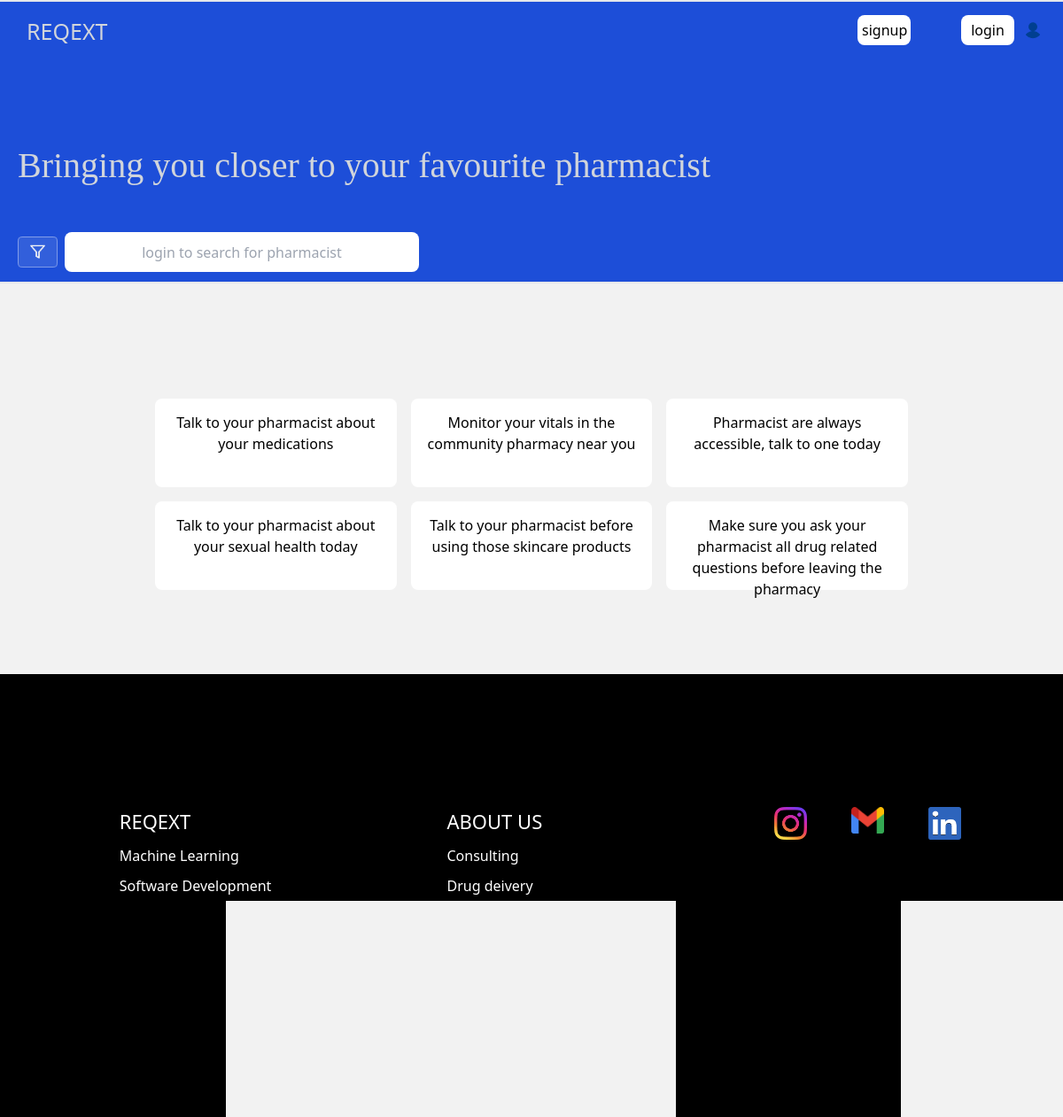
The page / on the database its author committed.
### patients/models.py (models this page shows)
class Boxes(models.Model):
    details = models.CharField(max_length=500)

### patients/views.py (the view)
# urls.py: path('', views.index, name="index"),
def index(request):
    boxes = Boxes.objects.all()
    pharm = Pharmmodels.objects.all()[1:10]
    current_user = request.user
    username = current_user.username
    return render(request, 'patients/index.html', {'pharm': pharm, 'boxes': boxes})

### patients/templates/patients/index.html (shortened to what this page needs)
{% load static %}
<html lang="en">
    <head>
        <link rel="stylesheet" href="{% static 'patients/css/style.css' %}"/>
        <script src="https://cdn.tailwindcss.com"></script>
    </head>
    <body id="bodii" class="relative bg-[#F2F2F2]">
            <div id="" class=" bg-blue-700 relative h-[320px] w-full sm:border-y-2 fixed top-0 z-50 mb-[15px] sm:mb-[30px] text-white ">
                <nav id="nav" class="  flex flex-row p-[15px]">
                    <ul class="flex flex-row justify-between w-full">
                        <li class="w-[100px] text-[17px] sm:text-[25px] ml-[15px] text-gray-300 ">REQEXT</li>
                        <div class="grow flex flex-row justify-end gap-[12px] mr-[10px] ">
                            {% if request.user.is_authenticated %}
                               <a href="{% url 'patients:logout' %}"><li>logout</li></a>
                            {% else %}
                            <div class=" flex flex-col justify-center  items-center content-center  w-[150px] h-[100px] relative border-solid ">
                                <li id="signup" class="bg-white absolute top-0 rounded-lg p-[5px] pl-[5px] mt-[0] w-[60px] cursor-pointer text-black">signup</li>
                            </div>
                            <a href="{% url 'patients:login' %}"><li class="bg-white  rounded-lg p-[5px]  mt-[0] w-[60px] cursor-pointer text-center text-black">login</li></a>
                            {% endif %}
                            <li class="pt-[8px] "><img src="{% static 'patients/imgs/fvv.png' %}" alt="imgs"></li>
                        </div>
                    </ul>
                </nav>
                <div class=" {% if request.user.is_authenticated %} mt-[30px] {% else %} mt-[5px] {% endif %}  ">
                    <div id="" class="   ">
                        <div class=" p-[20px]">
                            <p class="text-[20px] sm:text-[22px] md:text-[40px] font-serif text-gray-300">Bringing you closer to your favourite pharmacist</p>
                        </div>
                        <form class=" p-[20px] {% if request.user.is_authenticated %} mt-[30px] {% else %} mt-[5px] {% endif %}flex row gap-x-2  " method="POST" action="{% url 'patients:search' %}">
                            <button class="  bg-transparent border-none outline-none h-[45px]  ">
                                <img type="submit" src="{% static 'patients/imgs/searc-icon.png' %}" width="45px" height="45px">
                            </button>
                            <input class="rounded-lg w-full sm:w-[400px] text-center" type="text" name="searchpharm" id="search_idan" {% if request.user.is_authenticated %} placeholder="search pharmacist" {% else %} placeholder="login to search for pharmacist" {% endif %}>
                        </form>
                    </div>
                </div>
            </div>
            <div id="bodi" class="flex flex-col justify-center items-center   ">
            </div>
            <div class="w-full flex flex-row justify-center items-center ">
                <div class=" grid grid-col-1 p-[15px] sm:p-[25px] sm:grid-cols-3   align-center gap-4 w-full sm:w-3/4 justify-center content-center items-center mt-[40px] pl-[15px] pr-[15px]">
                    {% for box in boxes %}
                    <div id="" class=" rounded-lg p-[15px] bg-white text-center h-[100px] p-[12px] hover:bg-slate-400 ">
                        <p>{{ box.details }}</p>
                    </div>
                    {% endfor %}
                </div>
            </div>
            <footer class="bg-black  w-full mt-[70px] h-[500px] pt-[30px] sm:pt-0">
                <nav class="w-full flex flex-col sm:flex-row sm:justify-evenly text-white gap-[35px] ml-[20px]">
                    <ul class="w-[220px] flex flex-col gap-[10px] sm:mt-[150px]">
                        <li class="text-[22px]">REQEXT</li>
                        <li>Machine Learning</li>
                        <li>Software Development</li>
                    </ul>
                    <ul class="w-[220px] flex flex-col gap-[10px] sm:mt-[150px]">
                        <li class="text-[22px]">ABOUT US</li>
                        <li>Consulting</li>
                        <li>Drug deivery</li>
                        <li>Pharmaceutical care</li>
                    </ul>
                    <ul class="flex flex-row  sm:mt-[150px] sm:mr-[20px] gap-[10px] sm:gap-[50px]">
                        <li><img  src="{% static 'patients/imgs/gggggf.png' %}" width="37px" height="37px" alt="instagram"></li>
                        <li><img src="{% static 'patients/imgs/Gmail.png' %}"  width="37px" height="37px" alt=""></li>
                        <li><img src="{% static 'patients/imgs/LinkedIn.png' %}"  width="37px" height="37px" alt=""></li>
                    </ul>
                </nav>
            </footer>
    </body>
</html>

### patients/static/patients/css/style.css (style rules this page uses)
* { padding: 0; margin: 0; box-sizing: border-box; }
body { background-color: white; }

### rows shown on the page
Boxes: details "Talk to your pharmacist about your medications"
Boxes: details "Monitor your vitals in the community pharmacy near you"
Boxes: details "Pharmacist are always accessible, talk to one today"
Boxes: details "Talk to your pharmacist about your sexual health today"
Boxes: details "Talk to your pharmacist before using those skincare products"
Boxes: details "Make sure you ask your pharmacist all drug related questions before leaving the pharmacy"
